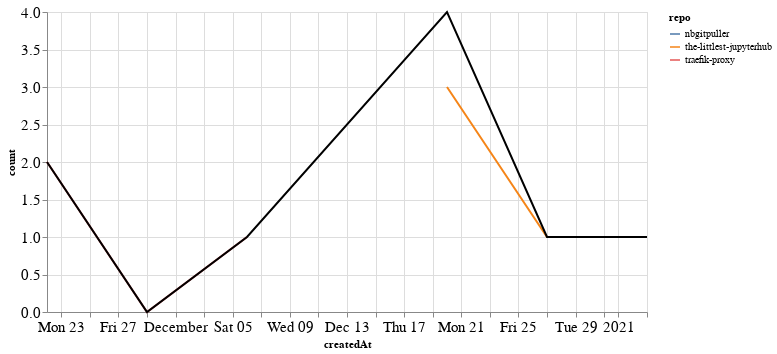

Source (notebook cell):
### Markdown cell above
### Comments

### Code cell
comments_time = comments.groupby('repo').resample('W', on='createdAt').count()['author'].reset_index()
comments_time = comments_time.rename(columns={'author': 'count'})
comments_time_total = comments_time.groupby('createdAt').agg({"count": "sum"}).reset_index()
ch1 = alt.Chart(comments_time, width=600).mark_line().encode(
    x='createdAt',
    y='count',
    color='repo',
    tooltip="repo"
)

ch2 = alt.Chart(comments_time_total, width=600).mark_line(color="black").encode(
    x='createdAt',
    y='count',
)

ch1 + ch2

### Figure 1 — Vega-Lite specification as saved in the notebook (floating-point values rounded to 4 significant figures)
{"config": {"axisLeft": {"labelFontSize": 15}, "axisBottom": {"labelFontSize": 15}}, "layer": [{"data": {"name": "data-ef43c1a610c6e616128493bc80b92851"}, "mark": "line", "encoding": {"color": {"type": "nominal", "field": "repo"}, "tooltip": {"type": "nominal", "field": "repo"}, "x": {"type": "temporal", "field": "createdAt"}, "y": {"type": "quantitative", "field": "count"}}, "width": 600}, {"data": {"name": "data-a27a303d18b65120273c5f695b64b2d5"}, "mark": {"type": "line", "color": "black"}, "encoding": {"x": {"type": "temporal", "field": "createdAt"}, "y": {"type": "quantitative", "field": "count"}}, "width": 600}], "$schema": "https://vega.github.io/schema/vega-lite/v4.8.1.json", "datasets": {"data-ef43c1a610c6e616128493bc80b92851": [{"repo": "nbgitpuller", "createdAt": "2020-12-20T00:00:00", "count": 1}, {"repo": "the-littlest-jupyterhub", "createdAt": "2020-12-20T00:00:00", "count": 3}, {"repo": "the-littlest-jupyterhub", "createdAt": "2020-12-27T00:00:00", "count": 1}, {"repo": "the-littlest-jupyterhub", "createdAt": "2021-01-03T00:00:00", "count": 1}, {"repo": "traefik-proxy", "createdAt": "2020-11-22T00:00:00", "count": 2}, {"repo": "traefik-proxy", "createdAt": "2020-11-29T00:00:00", "count": 0}, {"repo": "traefik-proxy", "createdAt": "2020-12-06T00:00:00", "count": 1}], "data-a27a303d18b65120273c5f695b64b2d5": [{"createdAt": "2020-11-22T00:00:00", "count": 2}, {"createdAt": "2020-11-29T00:00:00", "count": 0}, {"createdAt": "2020-12-06T00:00:00", "count": 1}, {"createdAt": "2020-12-20T00:00:00", "count": 4}, {"createdAt": "2020-12-27T00:00:00", "count": 1}, {"createdAt": "2021-01-03T00:00:00", "count": 1}]}}
